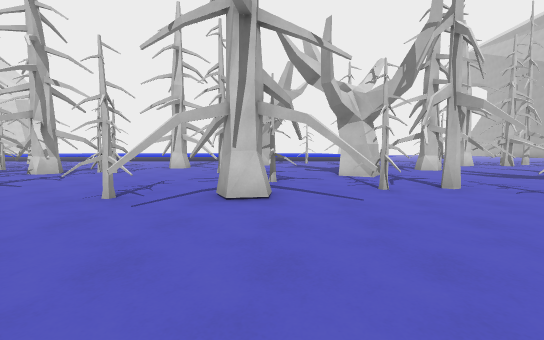
view 1 (above)

24 first-person views from a walk through a Godot game level. The camera is 1.4 m above the floor, tilts 4° down and sees 90° across. The floor is counted in squares, 2 m on a side. Each view is taken from the middle of a square. On the plan, view 1 faces up. The plan holds only what a view shows up to about 9 squares ahead; the rest is blank. The place goes on beyond the plan. Characters and animated objects are not drawn. Surface patterns are stand-ins for the level's own textures.

view 2
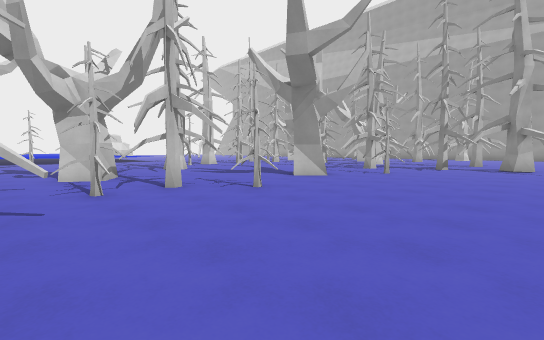

view 3
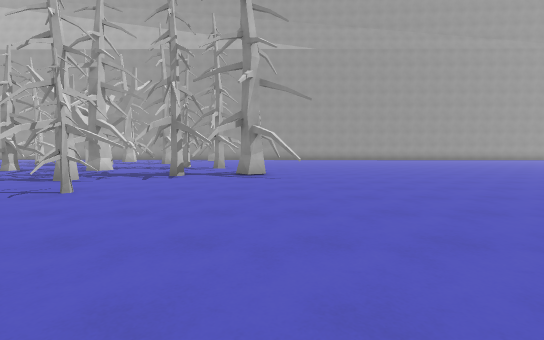

view 4
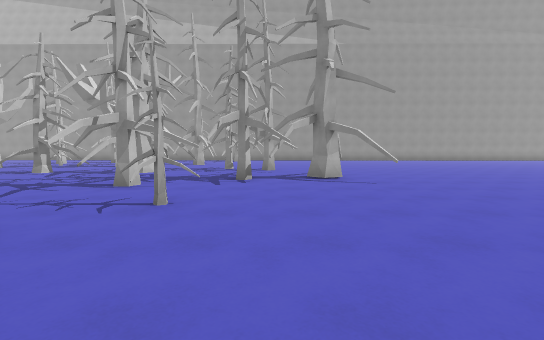

view 5
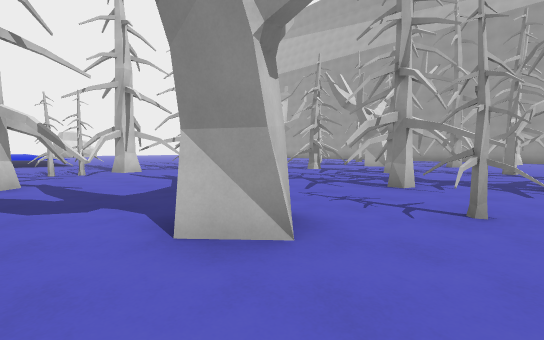

view 6
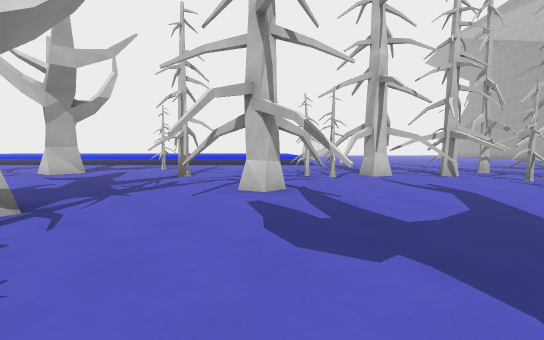

view 7
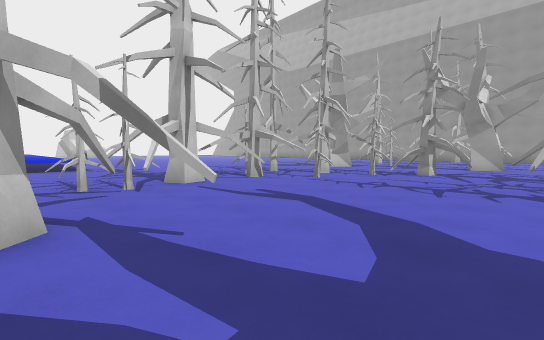

view 8
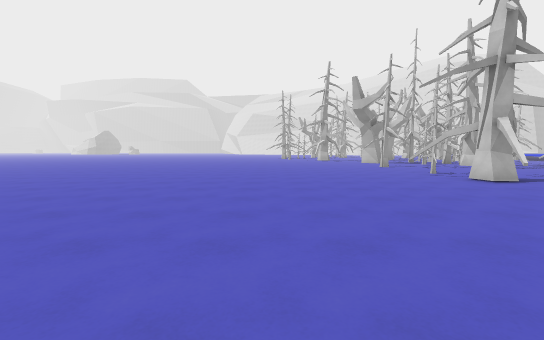

view 9
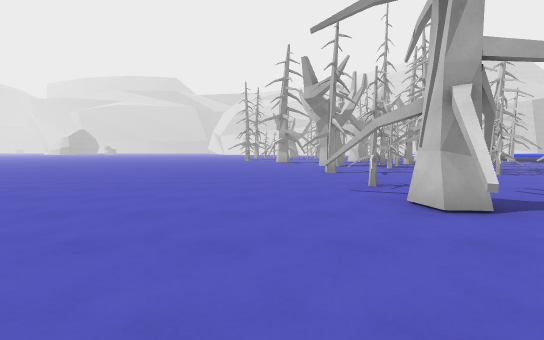

view 10
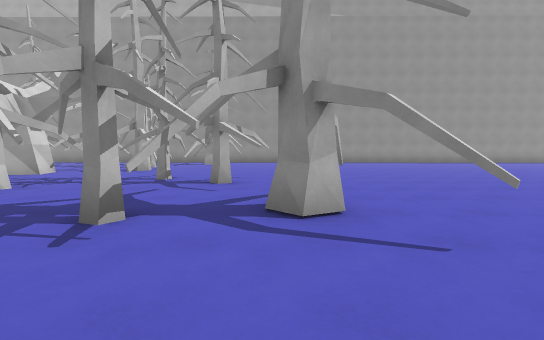

view 11
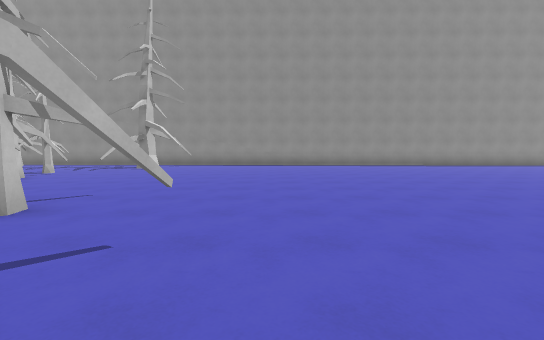

view 12
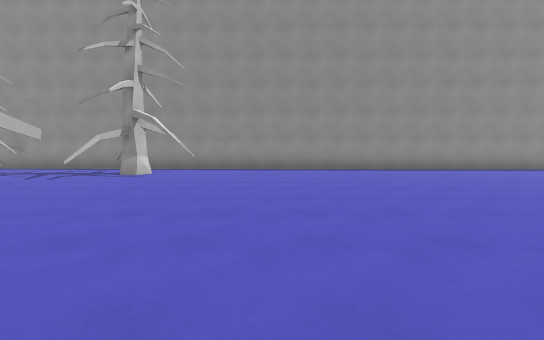

view 13
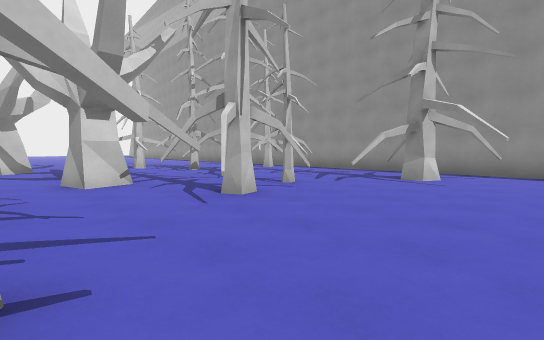

view 14
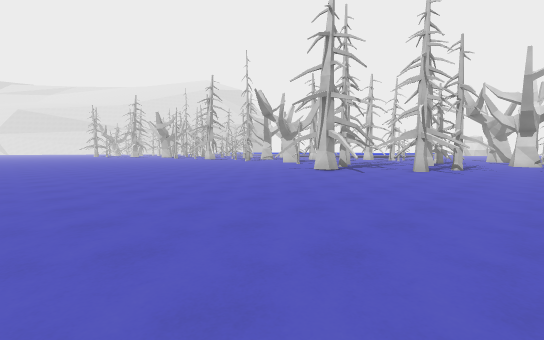

view 15
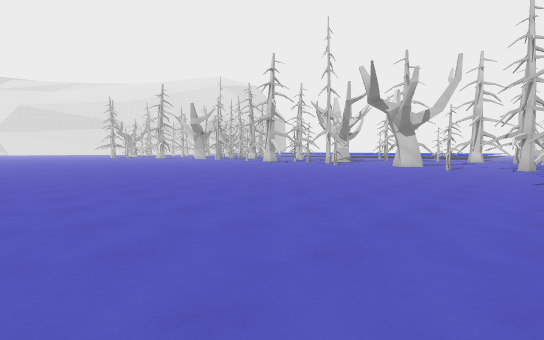

view 16
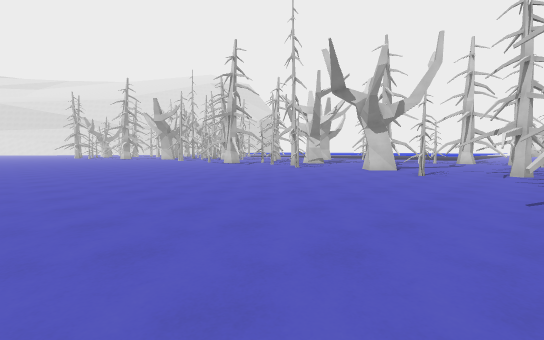

view 17
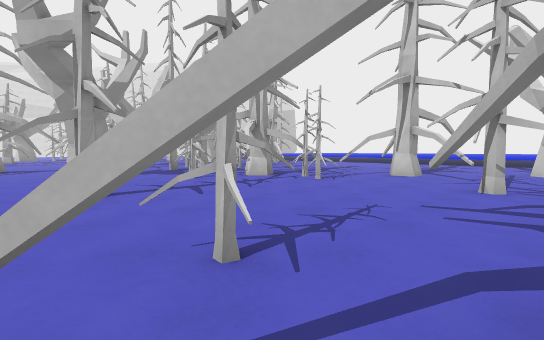

view 18
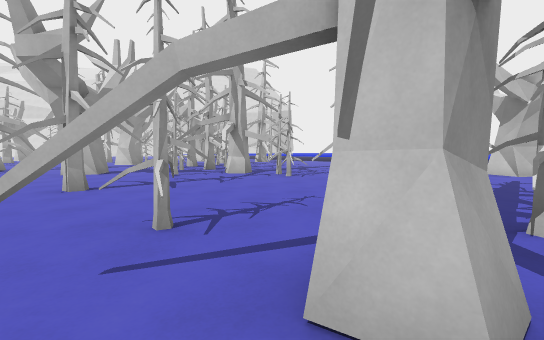

view 19
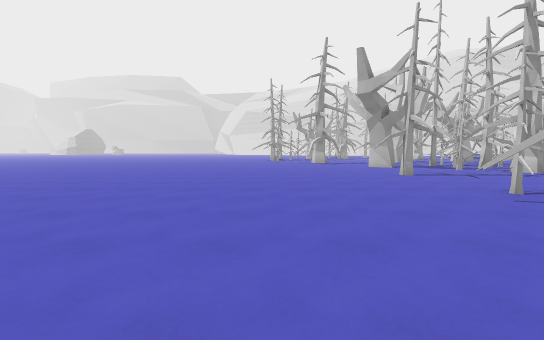

view 20
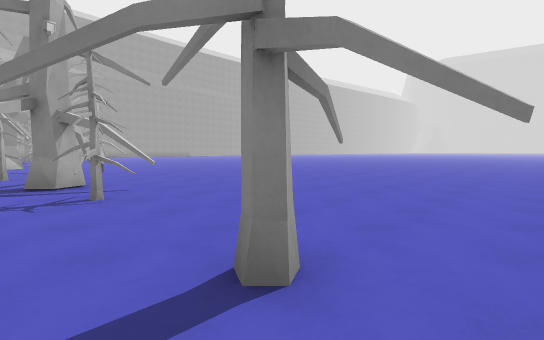

view 21
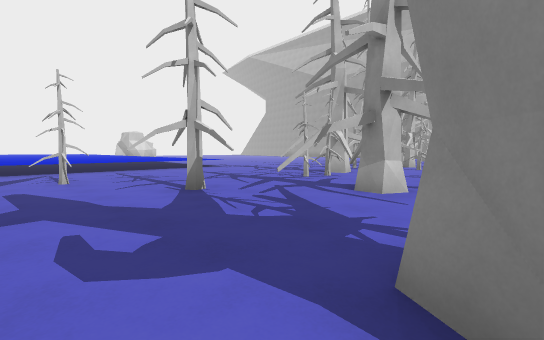

view 22
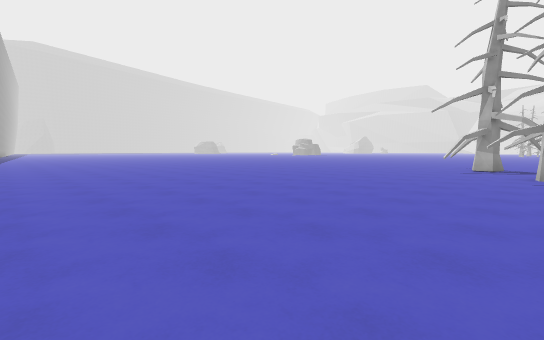

view 23
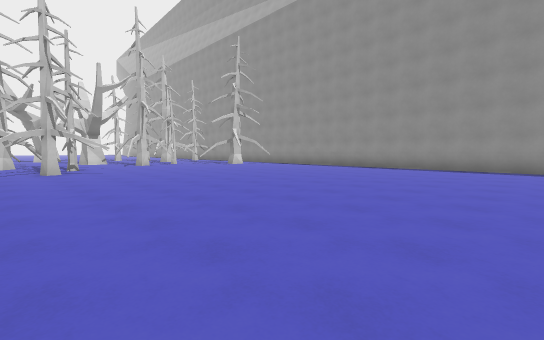

view 24
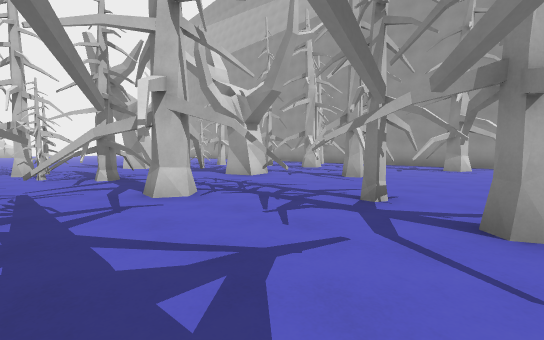

### Floor plan
Key: @ floor where view 1 was taken; # wall or solid block; x gap in a wall; . floor; ≈ water the walk keeps out of; T tree.
Columns run from 7 left of view 1 to 25 right of it. Each row starts with its distance up from view 1.
 20         ≈≈
 19         ≈≈≈   ≈
 18         ....  ..
 17         ..... ...
 16         .........
 15      .. .#.......
 14     ..##... ...#..#.T.  #.
 13    ...#...#...###TT..#T ..
 12   .............#..#T.T....
 11  ..#..........#...T#.x.... ..
 10 ..#..........#.......##... ...
  9 .##..#........#.......#..#....
  8  ........##..............##. ....
  7 ##...................#.#.........
  6 .....#.#...........T..#....###...
  5 .........#T...##..T.T#.#..#...##x
  4 .#...#.#.......................#.
  3 .....#..#.......#...T............
  2 ...................#...T.........
  1 ....................#.T.T........
  0 .......@.........................
 -1 ...................#.............
 -2 .................................
 -3 .................................
 -4 .................................
 -5 .................................
 -6 .................................
 -7 ... .............................
 -8 ..  .............................

Where each view was taken, in squares from view 1:
view 1: 0 up, 0 right, facing up
view 2: 0 up, 1 right, facing up-right
view 3: 0 up, 5 right, facing right
view 4: 2 up, 6 right, facing right
view 5: 3 up, 6 right, facing up-right
view 6: 5 up, 6 right, facing up
view 7: 7 up, 6 right, facing up-right
view 8: 1 down, 6 right, facing left
view 9: 2 up, 3 right, facing left
view 10: 1 up, 10 right, facing right
view 11: 1 down, 13 right, facing right
view 12: 0 up, 16 right, facing right
view 13: 2 up, 17 right, facing up-right
view 14: 8 down, 19 right, facing up-left
view 15: 8 down, 12 right, facing up-left
view 16: 5 down, 12 right, facing up-left
view 17: 3 up, 1 left, facing up-left
view 18: 3 up, 0 right, facing up-left
view 19: 0 up, 2 right, facing left
view 20: 5 up, 7 left, facing down-right
view 21: 8 up, 1 right, facing up-right
view 22: 2 up, 25 right, facing down-left
view 23: 8 down, 15 right, facing up-right
view 24: 2 up, 13 right, facing up-right
